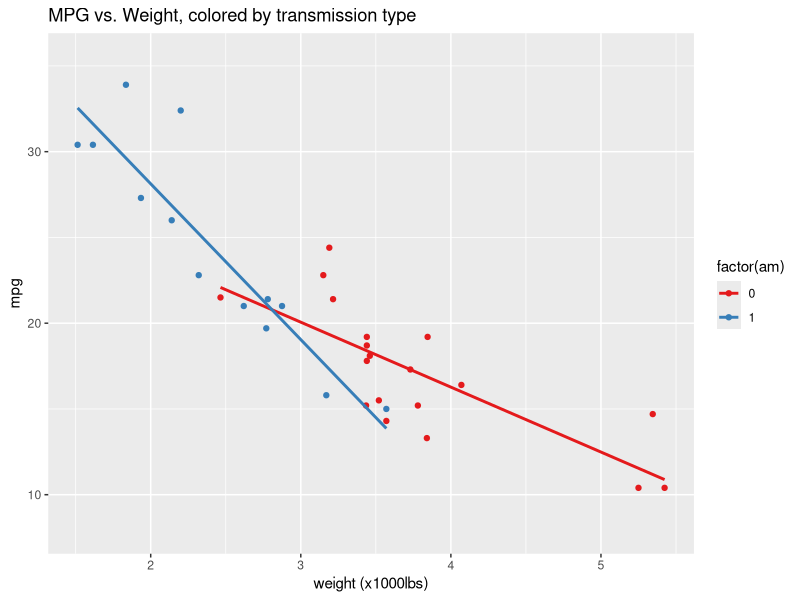
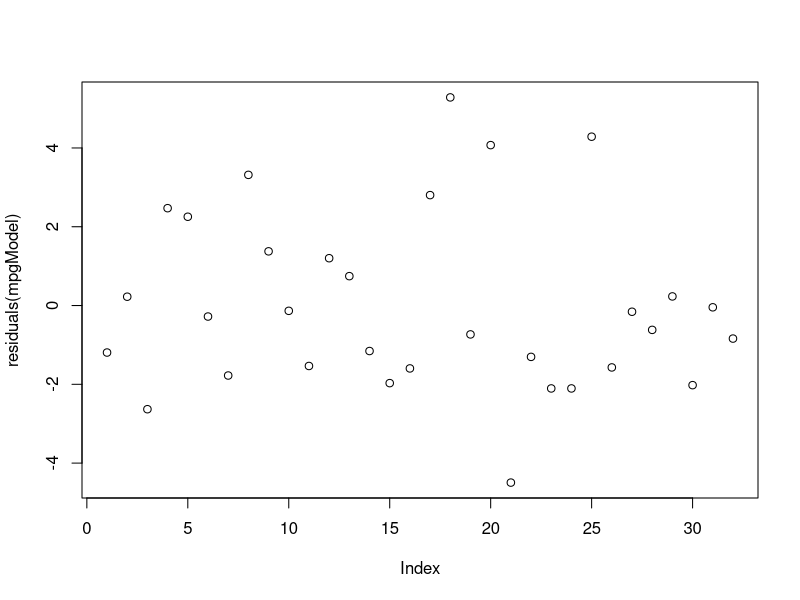
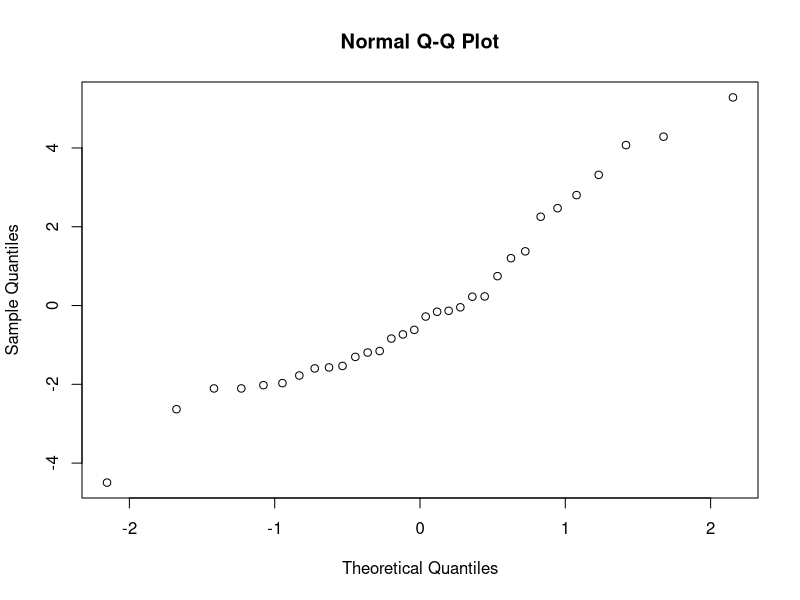

These charts were generated, in order, by the following R code:
## ---- chunk 1
library(ggplot2)
print(ggplot(mtcars,aes(x=wt,y=mpg,colour=factor(am)))+
        geom_point()+scale_colour_brewer(palette="Set1")+
        geom_smooth(method="lm",fill=NA)+xlab("weight (x1000lbs)")+
        ggtitle("MPG vs. Weight, colored by transmission type"))
## ---- chunk 2
summary(lm(mpg~disp*wt+am+vs+gear,data=mtcars))
## ---- chunk 3
mpgModel <- lm(mpg~disp*wt+factor(am),data=mtcars)
plot(residuals(mpgModel))
qqnorm(residuals(mpgModel))
